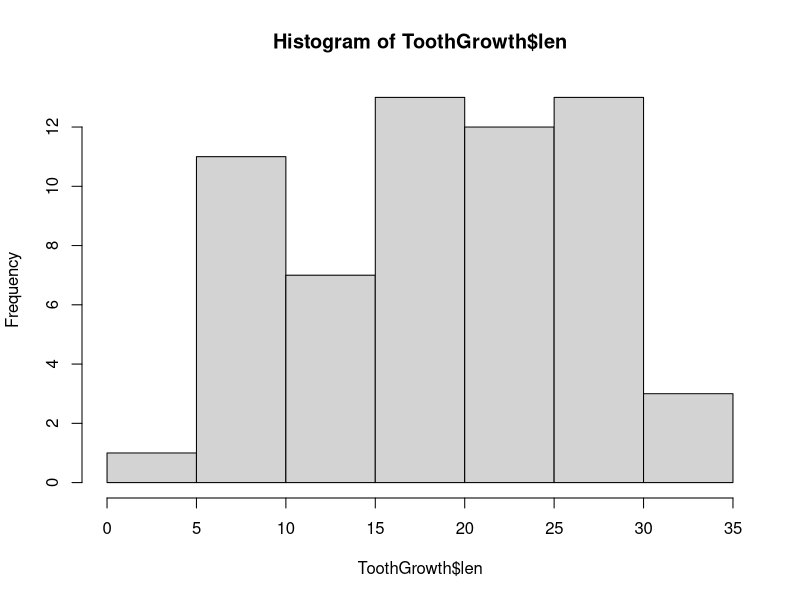

Write the R code that produced this figure.
## ---- chunk 1
library(data.table)
data(ToothGrowth)
str(ToothGrowth)
summary(ToothGrowth$len)
hist(ToothGrowth$len)
dt <- as.data.table(ToothGrowth) ## I like to work in data.table over data.frame
## ---- chunk 2
oj1 <- dt[supp == "OJ" & dose == 0.5, len]
oj2 <- dt[supp == "OJ" & dose == 1.0, len]
oj3 <- dt[supp == "OJ" & dose == 2.0, len]

t.test(oj1, oj2, paired = F)
t.test(oj2, oj3, paired = F)
t.test(oj1, oj3, paired = F)
## ---- chunk 3
vc1 <- dt[supp == "VC" & dose == 0.5, len]
vc2 <- dt[supp == "VC" & dose == 1.0, len]
vc3 <- dt[supp == "VC" & dose == 2.0, len]

t.test(vc1, vc2, paired = F)
t.test(vc2, vc3, paired = F)
t.test(vc1, vc3, paired = F)
## ---- chunk 4
t.test(oj1, vc1, paired = F)
## ---- chunk 5
t.test(oj2, vc2, paired = F)
## ---- chunk 6
t.test(oj3, vc3, paired = F)
